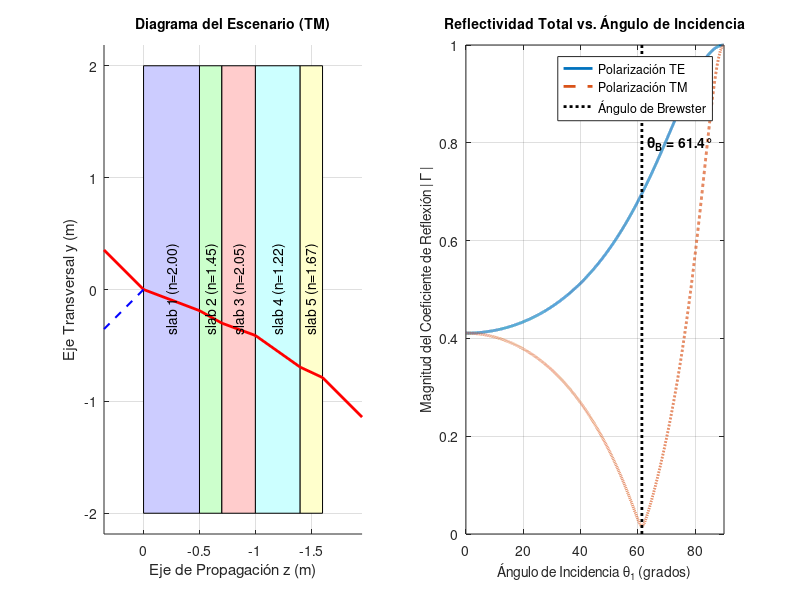

MATLAB code for this plot:
% =========================================================================
% ===                CONFIGURACIÓN DEL ESCENARIO                      ===
% =========================================================================
clear all; close all; clc;

% --- Parámetros de la simulación ---
f = 15e6; % Frecuencia = 15 GHz
theta1_deg_ejemplo = 45; % Ángulo de ejemplo para el diagrama esquemático

% --- Propiedades de los medios ---
% Medio 1: Vacío (entrada)
eps1 = 8.854e-12; mu1 = 4*pi*1e-7; eta1 = sqrt(mu1/eps1); n1 = 1;

% --- DEFINICIÓN DE N SLABS (ejemplo con 5 slabs) ---
% Puedes cambiar N_slabs y agregar/quitar slabs según necesites
N_slabs = 5; % Número de slabs intermedios

% Propiedades de cada slab [eps_r, espesor_m]
slab_props = [
    4.0, 0.5;  % Slab 1: Cuarzo
    2.1, 0.2;  % Slab 2: Teflón
    4.2, 0.3;  % Slab 3: ejemplo adicional
    1.5, 0.4;  % Slab 4: ejemplo adicional  
    2.8, 0.2;  % Slab 5: ejemplo adicional
];

% Calcular propiedades electromagnéticas para cada slab
eps_r = slab_props(:,1);
d_slab = slab_props(:,2);
eps_slab = eps_r * eps1;
mu_slab = repmat(mu1, N_slabs, 1);
eta_slab = sqrt(mu_slab ./ eps_slab);
n_slab = sqrt(eps_r);

% Medio final: Vacío (salida)  
n_final = 1; eta_final = eta1;

% =========================================================================
% ===     FIGURA 1: DIAGRAMA ESQUEMÁTICO (PROPAGACIÓN HORIZONTAL)     ===
% =========================================================================
figure(1);
subplot(121)
hold on;

% --- Dibujar las slabs verticales (genérico para N slabs) ---
z_interfaces = [0]; % Posición de las interfaces
colors = [0.8 0.8 1; 0.8 1 0.8; 1 0.8 0.8; 0.8 1 1; 1 1 0.8]; % Colores cíclicos

for j = 1:N_slabs
    z_start = z_interfaces(end);
    z_end = z_start - d_slab(j);
    z_interfaces(end+1) = z_end;
    
    color_idx = mod(j-1, size(colors,1)) + 1;
    patch([z_start z_start z_end z_end], [-2 2 2 -2], colors(color_idx,:), 'EdgeColor', 'k');
end

% --- Calcular ángulos para el rayo de ejemplo (genérico) ---
theta_ej = zeros(1, N_slabs+2);
theta_ej(1) = deg2rad(theta1_deg_ejemplo);
n_vec_ej = [n1, n_slab', n_final];

for j = 1:N_slabs+1
    theta_ej(j+1) = asin(n_vec_ej(j)/n_vec_ej(j+1) * sin(theta_ej(j)));
end

% --- Dibujar el rayo (propagación en -z, genérico para N slabs) ---
L = 0.5; % Longitud para visualización del rayo
points = zeros(N_slabs+3, 2); % [x, y] para cada punto del rayo

% Punto inicial (incidente)
points(1,:) = [L*cos(theta_ej(1)), L*sin(theta_ej(1))];

% Puntos en las interfaces y dentro de los slabs
y_cumulative = 0;
for j = 1:N_slabs+1
    z_interface = z_interfaces(j);
    points(j+1,:) = [z_interface, y_cumulative];
    
    if j <= N_slabs
        % Calcular desplazamiento y dentro del slab j
        y_cumulative = y_cumulative - d_slab(j)*tan(theta_ej(j+1));
    end
end

% Punto final (transmitido)
points(end,:) = [z_interfaces(end) - L*cos(theta_ej(end)), y_cumulative - L*sin(theta_ej(end))];

% Dibujar segmentos del rayo
for j = 1:size(points,1)-1
    plot([points(j,1) points(j+1,1)], [points(j,2) points(j+1,2)], 'r', 'LineWidth', 2);
end

% Rayo reflejado
p_ref = [L*cos(theta_ej(1)), -L*sin(theta_ej(1))];
plot([points(2,1) p_ref(1)], [points(2,2) p_ref(2)], 'b--', 'LineWidth', 1.5);

% --- Anotaciones y estilo (genérico para N slabs) ---
for j = 1:N_slabs
    z_center = (z_interfaces(j) + z_interfaces(j+1))/2;
    text(z_center, 0.009, ['slab ' num2str(j) ' (n=' num2str(n_slab(j),'%.2f') ')'], ...
         'FontSize', 10, 'HorizontalAlignment', 'center', 'Rotation', 90);
end
title('Diagrama del Escenario (TM)', 'FontSize', 10);
xlabel('Eje de Propagación z (m)');
ylabel('Eje Transversal y (m)');
axis equal;
grid on;
set(gca, 'XDir', 'reverse'); % Invierte el eje Z para que -z apunte a la izquierda
hold off;

% =========================================================================
% ===     FIGURA 2: GRÁFICO DE REFLECTIVIDAD VS ÁNGULO                ===
% ===          (Esta parte no necesita cambios)                       ===
% =========================================================================
% --- Vector de ángulos de incidencia ---
theta1_vec_deg = 0:0.01:89.9;
theta1_vec_rad = deg2rad(theta1_vec_deg);
N = length(theta1_vec_rad);

% --- Inicializar vectores de resultados ---
Gamma_TE = zeros(1, N);
Gamma_TM = zeros(1, N);

% --- Bucle para calcular la reflexión en cada ángulo ---
for i = 1:N
    th1 = theta1_vec_rad(i);
    
    % --- Calcular ángulos de refracción para todos los slabs ---
    theta_vec = zeros(1, N_slabs+2); % [th1, th_slab1, th_slab2, ..., th_final]
    theta_vec(1) = th1; % Ángulo inicial
    
    n_vec = [n1, n_slab', n_final]; % Vector de índices de refracción
    
    % Verificar TIR y calcular ángulos
    TIR_flag = false;
    for j = 1:N_slabs+1
        arg_th = n_vec(j)/n_vec(j+1) * sin(theta_vec(j));
        if abs(arg_th) > 1
            TIR_flag = true;
            break;
        end
        theta_vec(j+1) = asin(arg_th);
    end
    
    if TIR_flag
        Gamma_TE(i) = 1; 
        Gamma_TM(i) = 1; 
        continue; 
    end

    % --- Cálculo iterativo de matrices de transferencia ---
    % Inicializar matrices totales
    M_tot_TE = eye(2); % Matriz identidad 2x2
    M_tot_TM = eye(2);
    
    % --- Polarización TE ---
    Z_input_TE = eta1 / cos(theta_vec(1)); % Impedancia del medio de entrada
    
    for j = 1:N_slabs
        theta_j = theta_vec(j+1); % Ángulo en el slab j
        k_zj = (2*pi*f*n_slab(j)/3e8) * cos(theta_j);
        Z_j_TE = eta_slab(j) / cos(theta_j);
        
        M_j_TE = [cos(k_zj*d_slab(j)),  1j*Z_j_TE*sin(k_zj*d_slab(j)); 
                  1j/Z_j_TE*sin(k_zj*d_slab(j)), cos(k_zj*d_slab(j))];
        
        M_tot_TE = M_tot_TE * M_j_TE; % Multiplicación iterativa
    end
    % Calcular coeficiente de reflexión TE
    A=M_tot_TE(1,1); B=M_tot_TE(1,2); C=M_tot_TE(2,1); D=M_tot_TE(2,2);
    num = A*Z_input_TE + B - C*Z_input_TE^2 - D*Z_input_TE; 
    den = A*Z_input_TE + B + C*Z_input_TE^2 + D*Z_input_TE;
    Gamma_TE(i) = abs(num / den);

    % --- Polarización TM ---
    Z_input_TM = eta1 * cos(theta_vec(1)); % Impedancia del medio de entrada
    
    for j = 1:N_slabs
        theta_j = theta_vec(j+1); % Ángulo en el slab j
        k_zj = (2*pi*f*n_slab(j)/3e8) * cos(theta_j);
        Z_j_TM = eta_slab(j) * cos(theta_j);
        
        M_j_TM = [cos(k_zj*d_slab(j)),  1j*Z_j_TM*sin(k_zj*d_slab(j)); 
                  1j/Z_j_TM*sin(k_zj*d_slab(j)), cos(k_zj*d_slab(j))];
        
        M_tot_TM = M_tot_TM * M_j_TM; % Multiplicación iterativa
    end
    
    % Calcular coeficiente de reflexión TM
    A=M_tot_TM(1,1); B=M_tot_TM(1,2); C=M_tot_TM(2,1); D=M_tot_TM(2,2);
    num = A*Z_input_TM + B - C*Z_input_TM^2 - D*Z_input_TM; 
    den = A*Z_input_TM + B + C*Z_input_TM^2 + D*Z_input_TM;
    Gamma_TM(i) = abs(num / den);
end

% --- Generar la gráfica de resultados ---
subplot(122)
plot(theta1_vec_deg, Gamma_TE, 'LineWidth', 2); hold on;
plot(theta1_vec_deg, Gamma_TM, '--', 'LineWidth', 2);

% --- Encontrar y marcar el ángulo de Brewster ---
[min_val, min_idx] = min(Gamma_TM);
brewster_angle = theta1_vec_deg(min_idx);

% Dibujar línea vertical en el ángulo de Brewster
line([brewster_angle brewster_angle], [0 1], 'Color', 'k', 'LineStyle', ':', 'LineWidth', 2);

% Agregar texto para identificar el ángulo de Brewster
text(brewster_angle + 2, 0.8, ['\theta_B = ' num2str(brewster_angle, '%.1f') '°'], ...
     'FontSize', 10, 'Color', 'k', 'FontWeight', 'bold');

hold off;
grid on;
xlabel('Ángulo de Incidencia \theta_1 (grados)', 'FontSize', 10);
ylabel('Magnitud del Coeficiente de Reflexión | \Gamma |', 'FontSize', 10);
title('Reflectividad Total vs. Ángulo de Incidencia', 'FontSize', 10);
legend('Polarización TE', 'Polarización TM', 'Ángulo de Brewster', 'Location', 'best');
axis([0 90 0 1]);
